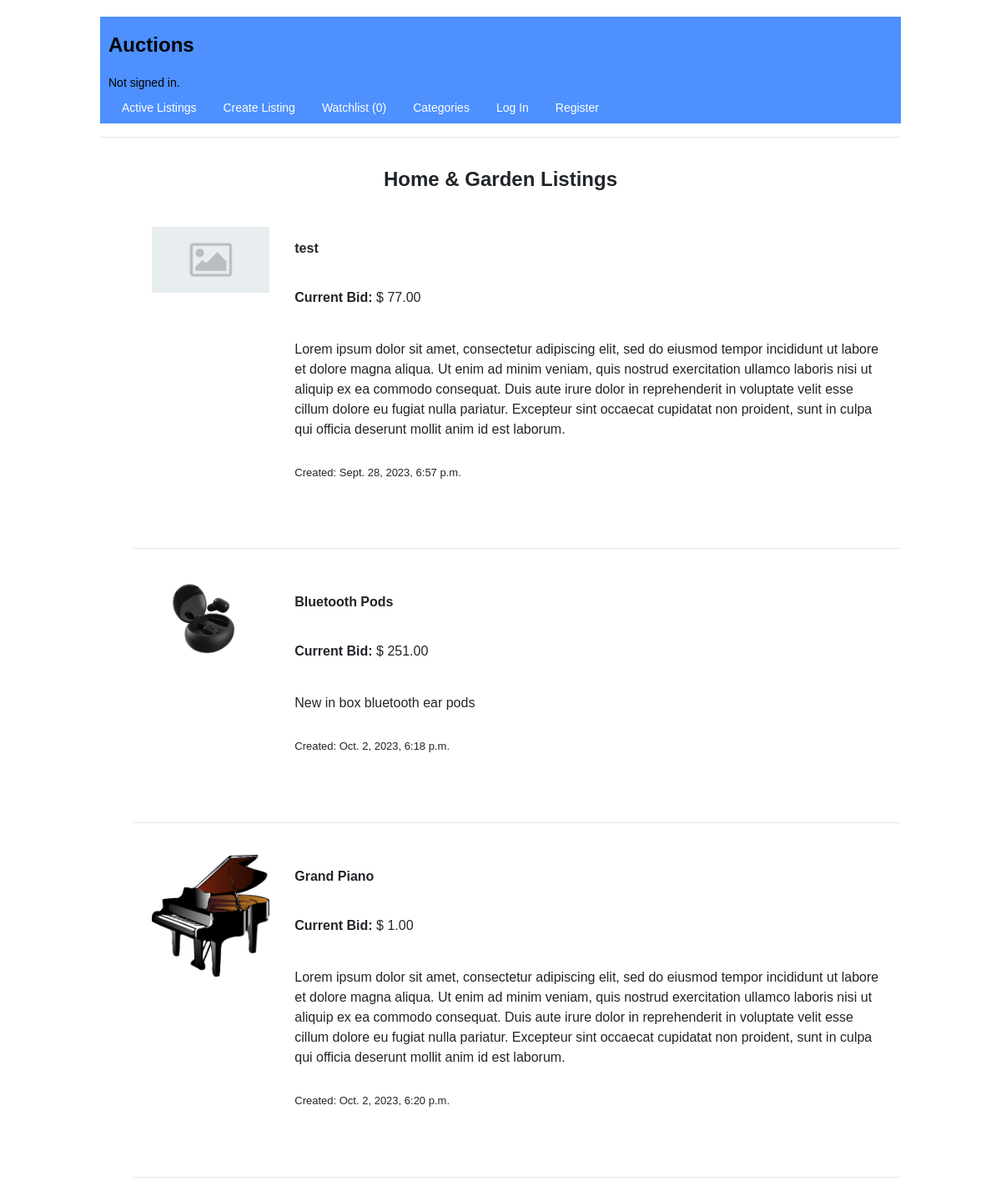
/categories/2, run on an earlier commit of the app's database.
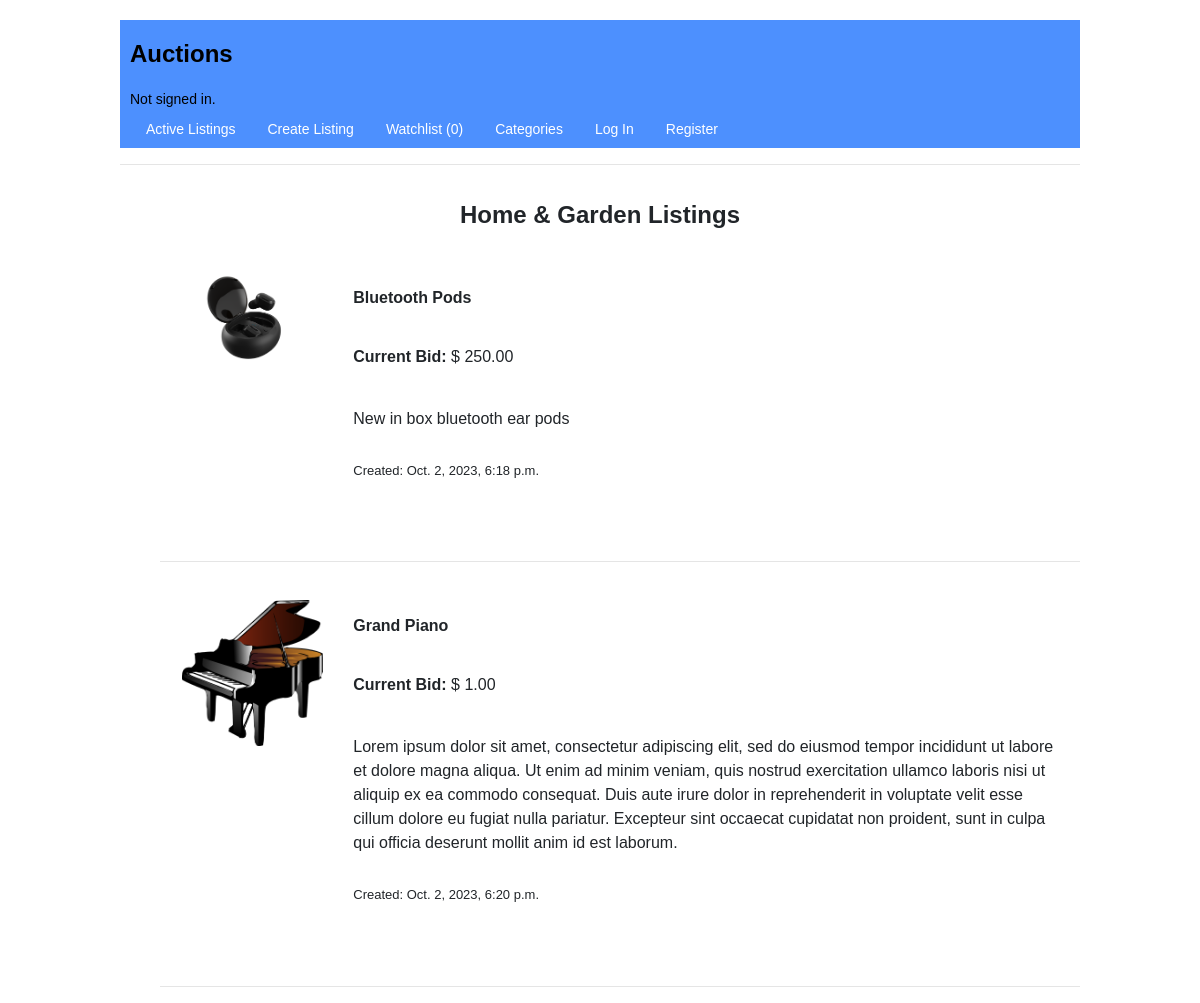
And on a later commit of the database.
### auctions/models.py (models this page shows, shortened)
class Listing(models.Model):
	title = models.CharField(max_length=64)
	description = models.CharField(max_length=500)
	image_link = models.CharField(max_length=64)
	listing_date = models.DateTimeField()
	active = models.BooleanField(default=False)
	allowedit = models.BooleanField(default=True)
	startbid = models.FloatField(default=0)
	user_id = models.ForeignKey(User, on_delete=models.CASCADE, related_name="UserListings")
	category_id = models.ForeignKey(Category, on_delete=models.CASCADE, related_name="ListingCategory")

### auctions/views.py (the view, shortened to what this page needs)
# urls.py: path("categories/<int:categoryid>", views.categories, name="categories"),
def categories(request, categoryid=-1):
	try:
		if categoryid > -1:
			return index(request, "category", categoryid)
	except Exception as e:
		messages.error(request, f"An error occured, {e}, please try again")
		return index(request, 'active')

### auctions/views.py (called while the page is built)
def getwatchcount(user):
	if user.is_authenticated:
		return Watchlist.objects.filter(user_id = user).count()
	else:
		return 0

def dictfetchall(cursor):
    columns = [col[0] for col in cursor.description]
    return [dict(zip(columns, row)) for row in cursor.fetchall()]

### auctions/templates/auctions/index.html (shortened to what this page needs)
{% extends "auctions/layout.html" %}
{% block body %}
    <div align=center><h1>{{ title }}</h1></div>
	<ul style="list-style-type:none">
		{% for listing in listings %}
			<li class="list">
				<div class="grid-container">
					<div class="grid-item item1" style="text-align: right"><a href="{% url 'viewlisting' listingid=listing.id %}"><image class="activeimage" src='{{listing.image_link}}'></image></a>
					</div>
					<div class="grid-item item2"><h2>{{ listing.title }}</h2></div>
					<div class="grid-item item3">
						{% if listing.bid_amount > 0 %}
							<label id="lblprice">Current Bid: </label> $ {{ listing.bid_amount|floatformat:2 }}
						{% else %}
							<label id="lblprice">Current Bid: </label> $ {{ listing.startbid|floatformat:2 }}
						{%endif %}
					</div>
					<div class="grid-item item4">{{ listing.description }}</div>
					<div class="grid-item item5">Created: {{ listing.listing_date }}</div>
				</div>
			</li>
			<hr>
		{% empty %}
			No lisings
		{% endfor %}
	</ul>
{% endblock %}

What changed in the data, as far as the page shows it:
no longer on this page (row edited): Listing: shows a picture, title "test", bid_amount "77.00", description "Lorem ipsum dolor sit amet, consectetur adipiscing elit, sed do eiusmod tempor incididunt ut labore et dolore magna aliqua. Ut enim ad minim veniam, quis nostrud exercitation ullamco laboris nisi ut aliquip ex ea commodo consequat. Duis aute irure dolor in reprehenderit in voluptate velit esse cillum dolore eu fugiat nulla pariatur. Excepteur sint occaecat cupidatat non proident, sunt in culpa qui officia deserunt mollit anim id est laborum.", listing_date "Sept. 28, 2023, 6:57 p.m."
computed for Listing "Bluetooth Pods": bid_amount "251.00" → "250.00"
